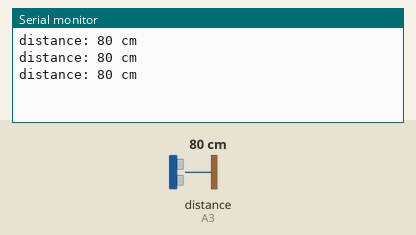
Simulated run of this sketch. Board: Arduino Uno, built with avr-gcc and run on an emulated ATmega328P. On the bench: the last lines printed to the serial monitor. Wiring (inferred from the names in the program): ultrasonic range finder: trigger A2; echo A3. The test bench sets the inputs (shaded band); at power-on: distance to the obstacle (sensor on A3) 80 cm. The echo pulse lasts 58.3 µs per cm.

Above: at 1.3 s.
1.4 s: distance to the obstacle (sensor on A3) set to 2 cm
At 1.9 s:
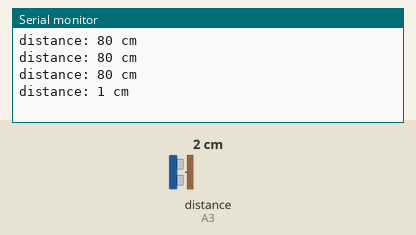
2.9 s: distance to the obstacle (sensor on A3) set to 4 cm
At 3.4 s:
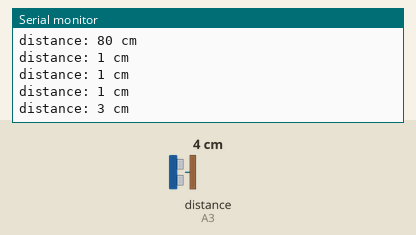
Timing chart, 0 to 5.9 s (numbered marks = the images above; inputs shaded):
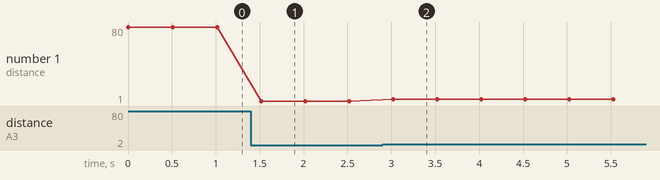

The sketch:

ultrasonic.ino
```cpp
/***********************************************************
File name: _05_Ultrasonic.ino
Description: When you move the obstacle in front of the
             ultrasonic module,you can see the data on
             the serial montiol.
Website: www.adeept.com
E-mail: support@adeept.com
Author: Tom
Date: 2017/03/18
***********************************************************/
const int pingPin = A3;  // pin connected to Echo Pin in the ultrasonic distance sensor
const int trigPin = A2;  // pin connected to trig Pin in the ultrasonic distance sensor

void setup()
{
   pinMode(pingPin, INPUT); //Set the connection pin output mode Echo pin
   pinMode(trigPin, OUTPUT);//Set the connection pin output mode trog pin
   Serial.begin(9600);     //opens serial port, sets data rate to 9600 bps
}

void loop()
{
   int cm = ping(pingPin);
   Serial.print("distance: "); // Print a message of "Temp: "to the serial montiol.
   Serial.print(cm);           // Print a centigrade temperature to the serial montiol.
   Serial.println(" cm");      // Print the unit of the centigrade temperature to the serial montiol.
   delay(500);
}

int ping(int pingPin)
{
   // establish variables for duration of the ping,
   // and the distance result in inches and centimeters:
   long duration, cm;
   // The PING))) is triggered by a HIGH pulse of 2 or more microseconds.
   // Give a short LOW pulse beforehand to ensure a clean HIGH pulse:
   pinMode(trigPin, OUTPUT);
   digitalWrite(trigPin, LOW);
   delayMicroseconds(2);
   digitalWrite(trigPin, HIGH);
   delayMicroseconds(5);
   digitalWrite(trigPin, LOW);

   pinMode(pingPin, INPUT);
   duration = pulseIn(pingPin, HIGH);

   // convert the time into a distance
   cm = microsecondsToCentimeters(duration);
   return cm ;
}

long microsecondsToCentimeters(long microseconds)
{
   // The speed of sound is 340 m/s or 29 microseconds per centimeter.
   // The ping travels out and back, so to find the distance of the
   // object we take half of the distance travelled.
   return microseconds / 29 / 2;
}
```

Measured:
- after the input at 1.4 s, the serial monitor: prints a new line after 0.12 s (image 1)
- after the input at 2.9 s, the serial monitor: prints a new line after 0.12 s (image 2)
- plotted number 1: 80 → 1 after the input at 1.4 s, 1 → 3 after the input at 2.9 s
